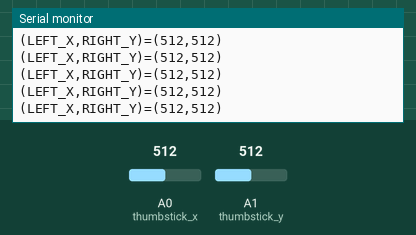
Recording of a sketch running on a simulated Arduino Uno, built with avr-gcc and run on an emulated ATmega328P. Shown: the last lines printed to the serial monitor. The test bench sets the inputs (shaded band); at power-on: A0 (thumbstick_x) = 512, A1 (thumbstick_y) = 512.

Above: at 1.2 s.
1.3 s: A0 (thumbstick_x) set to 104
At 2.3 s:
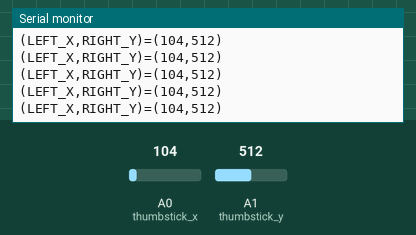
4.3 s: A0 (thumbstick_x) set to 88
At 4.8 s:
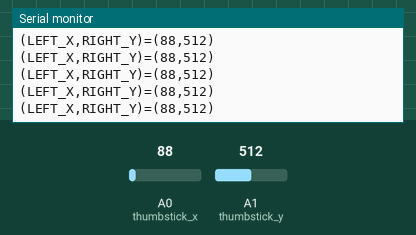
7.3 s: A1 (thumbstick_y) set to 11
At 8.1 s:
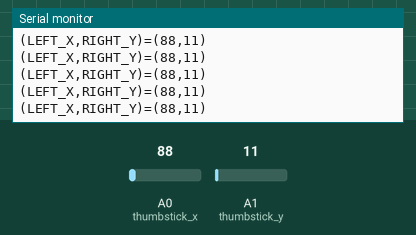
10.3 s: A1 (thumbstick_y) set to 8
At 11.0 s:
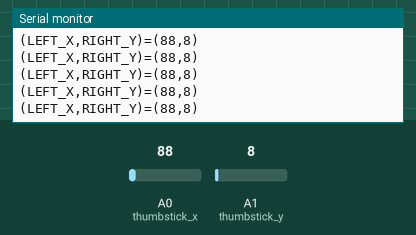
16.3 s: A1 (thumbstick_y) set to 94
At 17.3 s:
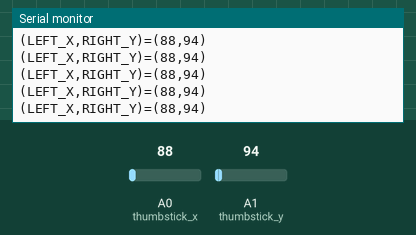
17.8 s: A1 (thumbstick_y) set to 110
At 18.6 s:
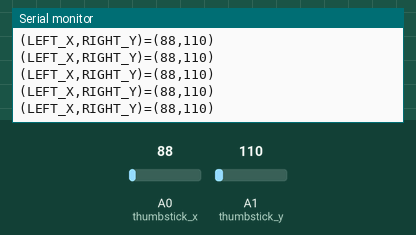
Timing chart, 0 to 20.8 s (numbered marks = the images above; inputs shaded):
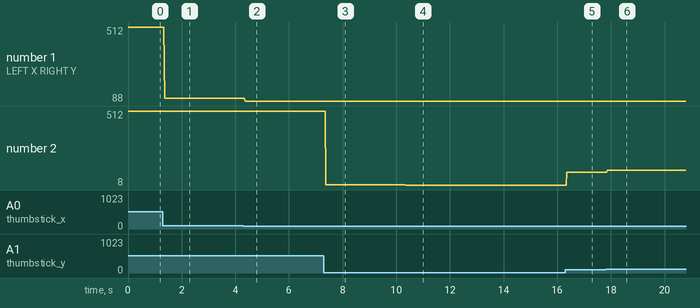

The sketch:

Stick_X_Y.ino
```cpp
// Program to test the thumbstick
//
// Prints the X and Y analog readings
//  and the state of the SW (push-button)
//  of the thumbstick to the Serial Monitor
//
//  Arduino to thumbstick connections
//  Arduino 3.3V or 5V to VCC of thumbstick
//  Arduino analog pin A0 to X pin of thumbstick
//  Arduino analog pin A1 to Y pin of thumbstick
//  Arduino digital pin 2 to SW pin of thumbstick
//  Connect GND from the Arduino to GND on the thumbstick


#define BAUDRATE 9600

#define thumbstick_x A0
#define thumbstick_y A1
#define thumbstick_sw 2

int raw_analog_reading;
int switch_state;

void setup() {

  // Start Serial Monitor for feedback
  Serial.begin(BAUDRATE);

  // Configure with internal pull-up resistor
  //  so we do not need a physical pull-down resistor
  pinMode(thumbstick_sw, INPUT_PULLUP);
}

// Continuously print the X and Y analog readings
//  and the state of the push-button of the thumbstick
void loop() {
//  Serial.print("(X,Y,isPressed)=");
  Serial.print("(LEFT_X,RIGHT_Y)=");

  Serial.print("(");

  // Read + print thumbstick X
  raw_analog_reading = analogRead(thumbstick_x);
  Serial.print(raw_analog_reading);

  Serial.print(",");

  // Read + print thumbstick Y
  raw_analog_reading = analogRead(thumbstick_y);
  Serial.print(raw_analog_reading);

//  Serial.print(",");

  // Read + print thumbstick switch state
  //  Note: We invert the reading because of the internal pullup resistor
//  switch_state = !digitalRead(thumbstick_sw);
//  Serial.print(switch_state);

  Serial.println(")");

  delay(10);
}
```

Measured:
- after the input at 1.3 s, the serial monitor: prints a new line after 0.07 s (image 1)
- after the input at 4.3 s, the serial monitor: prints a new line after 0.07 s (image 2)
- after the input at 7.3 s, the serial monitor: prints a new line after 0.07 s (image 3)
- after the input at 10.3 s, the serial monitor: prints a new line after 0.05 s (image 4)
- after the input at 16.3 s, the serial monitor: prints a new line after 0.05 s (image 5)
- after the input at 17.8 s, the serial monitor: prints a new line after 0.07 s (image 6)
- plotted number 1: 512 → 104 after the input at 1.3 s, 104 → 88 after the input at 4.3 s
- plotted number 2: 512 → 11 after the input at 7.3 s, 11 → 8 after the input at 10.3 s, 8 → 94 after the input at 16.3 s, 94 → 110 after the input at 17.8 s
